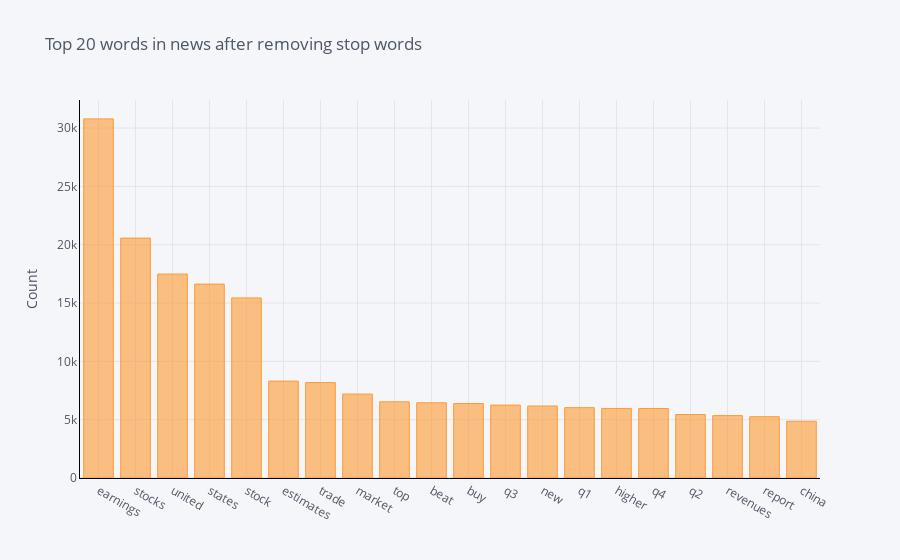

This figure's notebook cell:
### Code cell
from sklearn.feature_extraction.text import CountVectorizer
import cufflinks as cf
cf.go_offline()
cf.set_config_file(offline=False, world_readable=True)

def get_top_n_words(corpus, n=None):
    vec = CountVectorizer().fit(corpus)
    bag_of_words = vec.transform(corpus)
    sum_words = bag_of_words.sum(axis=0) 
    words_freq = [(word, sum_words[0, idx]) for word, idx in vec.vocabulary_.items()]
    words_freq =sorted(words_freq, key = lambda x: x[1], reverse=True)
    return words_freq[:n]


common_words = get_top_n_words(df_final['title'], 20)
for word, freq in common_words:
    print(word, freq)
df1 = pd.DataFrame(common_words, columns = ['title' , 'count'])
df1.groupby('title').sum()['count'].sort_values(ascending=False).iplot(kind='bar', yTitle='Count', linecolor='black', title='Top 20 words in news after removing stop words')

### Figure 1 — Plotly figure (JSON) as saved in the notebook; plotly's stock layout.template omitted (floating-point values rounded to 4 significant figures)
{"data": [{"marker": {"color": "rgba(255, 153, 51, 0.6)", "line": {"color": "rgba(255, 153, 51, 1.0)", "width": 1}}, "name": "count", "orientation": "v", "text": "", "type": "bar", "x": ["earnings", "stocks", "united", "states", "stock", "estimates", "trade", "market", "top", "beat", "buy", "q3", "new", "q1", "higher", "q4", "q2", "revenues", "report", "china"], "y": [30787, 20567, 17485, 16622, 15438, 8308, 8180, 7197, 6531, 6448, 6382, 6250, 6173, 6033, 5963, 5962, 5443, 5351, 5254, 4863]}], "layout": {"legend": {"bgcolor": "#F5F6F9", "font": {"color": "#4D5663"}}, "paper_bgcolor": "#F5F6F9", "plot_bgcolor": "#F5F6F9", "title": {"font": {"color": "#4D5663"}, "text": "Top 20 words in news after removing stop words"}, "xaxis": {"gridcolor": "#E1E5ED", "linecolor": "black", "showgrid": true, "tickfont": {"color": "#4D5663"}, "title": {"font": {"color": "#4D5663"}, "text": ""}, "zerolinecolor": "#E1E5ED"}, "yaxis": {"gridcolor": "#E1E5ED", "linecolor": "black", "showgrid": true, "tickfont": {"color": "#4D5663"}, "title": {"font": {"color": "#4D5663"}, "text": "Count"}, "zerolinecolor": "#E1E5ED"}}}
